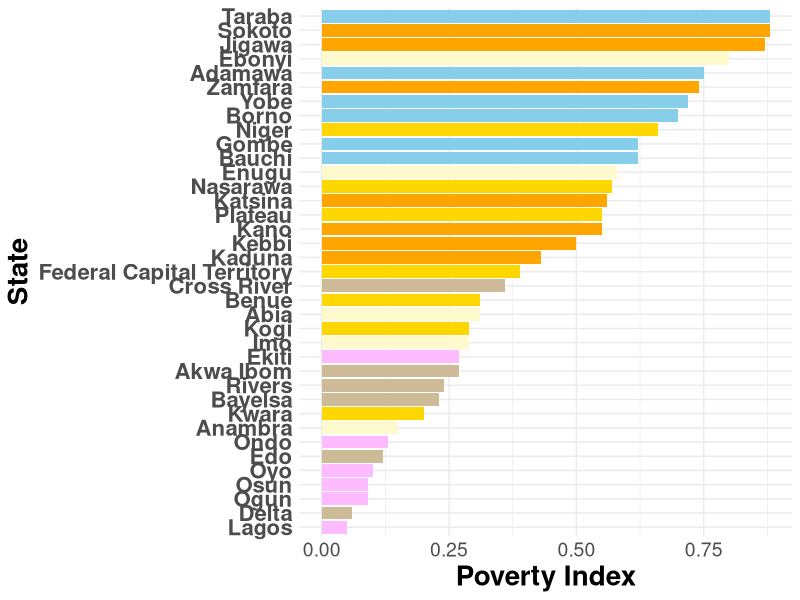
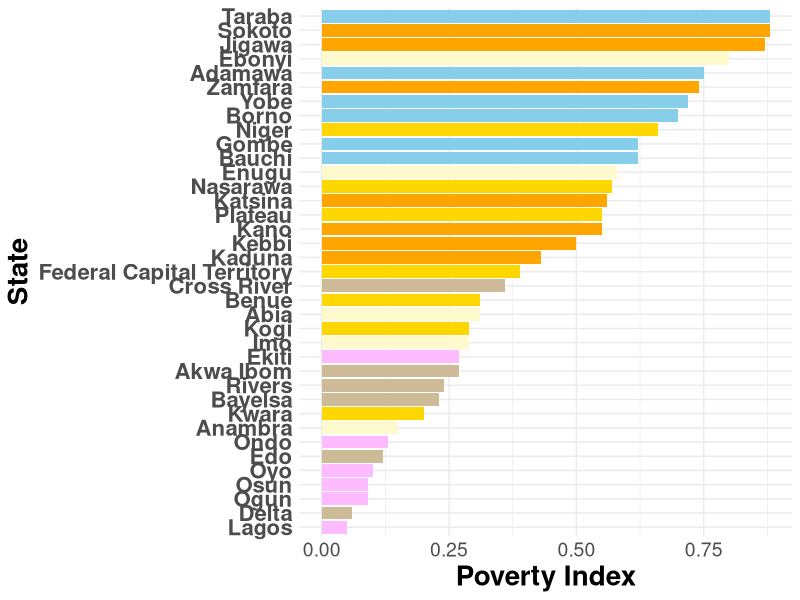

Write R code to recreate these figures, in order.
library(dplyr)
library(ggplot2)

# Read data
State_data <- read.csv("data/state_data_with_burden_params_new.csv")

# Geopolitical zones lookup table
zones <- data.frame(
  state = c(
    "Benue","Kogi","Kwara","Nasarawa","Niger","Plateau","Federal Capital Territory",
    "Adamawa","Bauchi","Borno","Gombe","Taraba","Yobe",
    "Jigawa","Kaduna","Kano","Katsina","Kebbi","Sokoto","Zamfara",
    "Abia","Anambra","Ebonyi","Enugu","Imo",
    "Akwa Ibom","Bayelsa","Cross River","Delta","Edo","Rivers",
    "Ekiti","Lagos","Ogun","Ondo","Osun","Oyo"
  ),
  Zone = c(
    rep("North Central", 7),
    rep("North East", 6),
    rep("North West", 7),
    rep("South East", 5),
    rep("South South", 6),
    rep("South West", 6)
  )
)

# Merge zones into Total_deaths
State_data <- left_join(State_data, zones, by = "state")

# Poverty plot
State_data <- State_data %>%
mutate(poverty_pct = poverty * 100) %>%
arrange(poverty_pct)
# Zone colours

zone_cols <- c(
  "North Central" = "gold",
  "North East" = "skyblue",
  "North West" = "orange",
  "South East" = "lemonchiffon",
  "South South" = "wheat3",
  "South West" = "plum1"
)
ggplot(
  State_data,
  aes(
    x = reorder(state, poverty),
    y = poverty,
    fill = Zone
  )
) +
geom_col() +
coord_flip() +
scale_fill_manual(values = zone_cols) +
theme_minimal() +
theme(legend.position = "none") +
labs(
  x = "State",
  y = "Poverty Index"
) +
theme_minimal() +
theme(
  legend.position = "none",
  axis.text.y = element_text(size = 16,face= "bold"),
  axis.text.x = element_text(size = 14),
  axis.title.x = element_text(size = 20,face= "bold"),
  axis.title.y = element_text(size = 20,face="bold")
)
ggsave("Poverty_Index.jpeg",width = 12,height = 10,dpi = 300)
